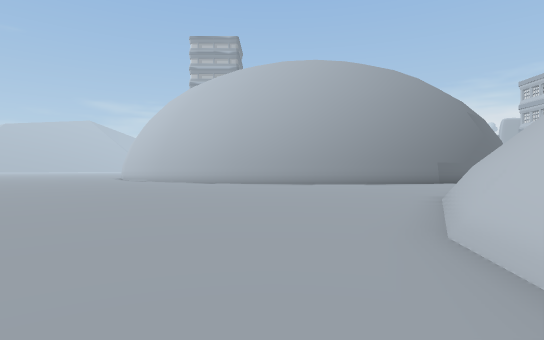
[1] (above)

24 first-person views from a walk through a 3-D level made in the Unity game engine. The camera is 1.2 m above the floor, looks level and sees 80° across. The floor is counted in squares, 2 m on a side. Each view is taken from the middle of a square. On the plan, view 1 faces up. The plan holds only what a view shows up to about 10 squares ahead; the rest is blank. The place goes on beyond the plan. Some animated figures are not drawn.

[2]
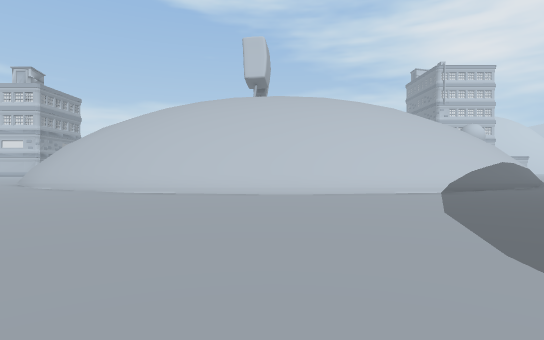

[3]
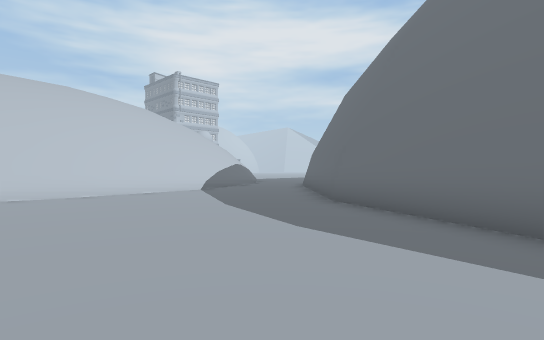

[4]
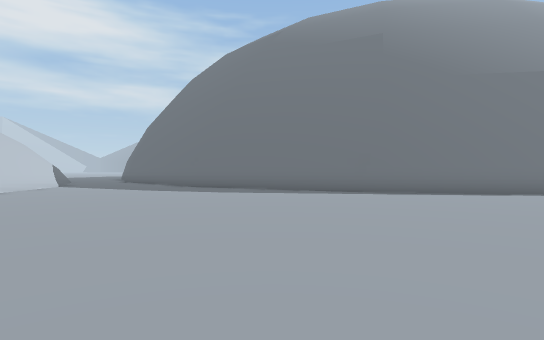

[5]
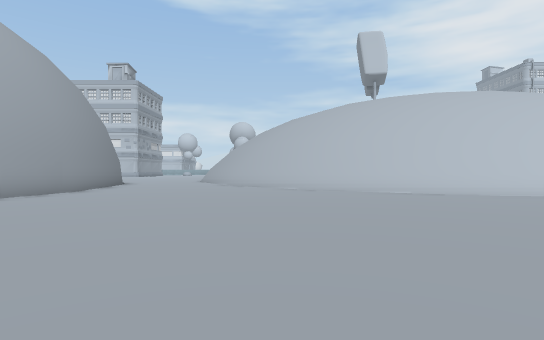

[6]
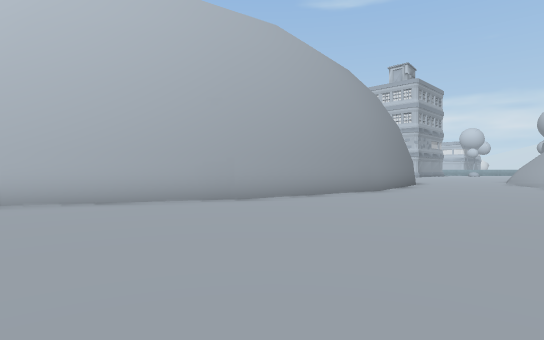

[7]
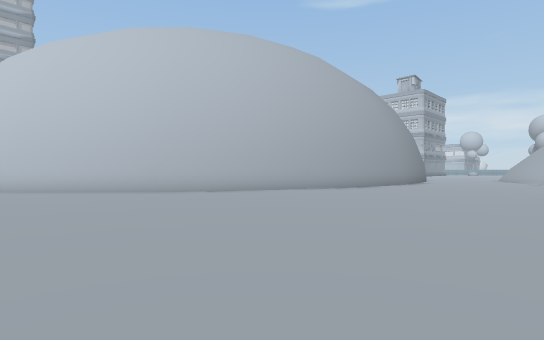

[8]
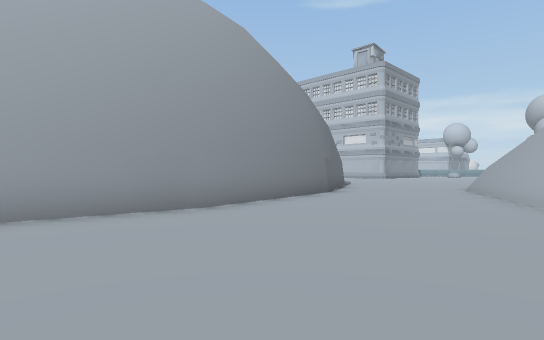

[9]
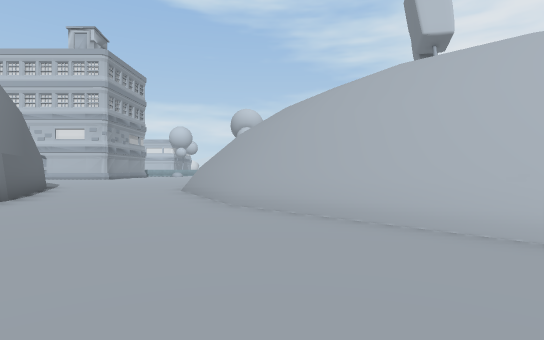

[10]
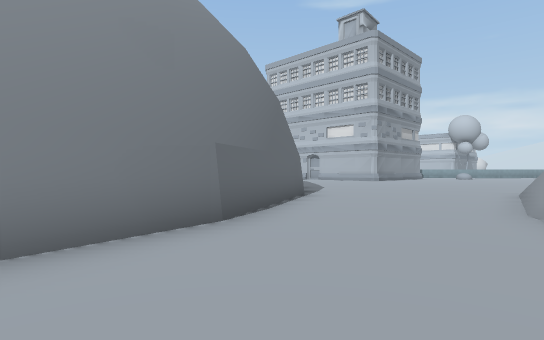

[11]
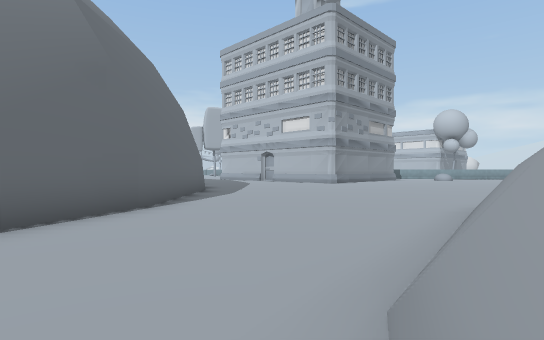

[12]
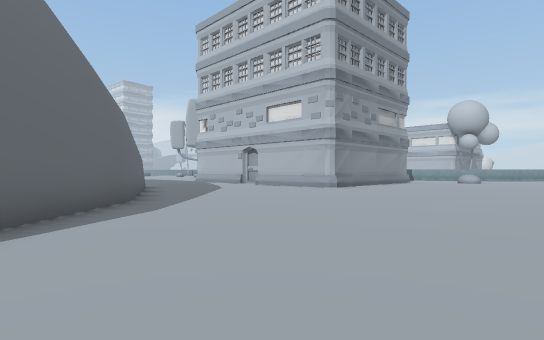

[13]
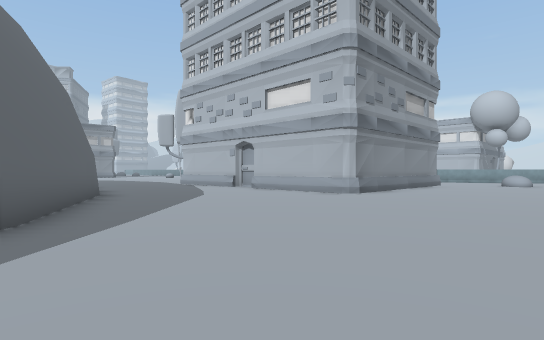

[14]
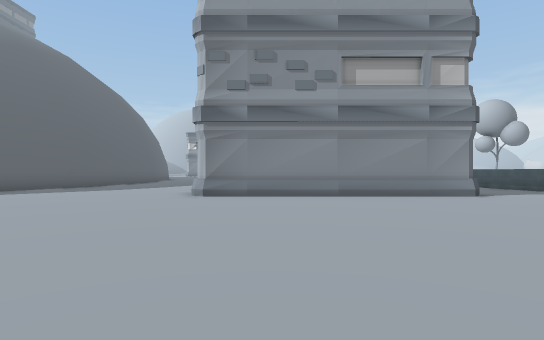

[15]
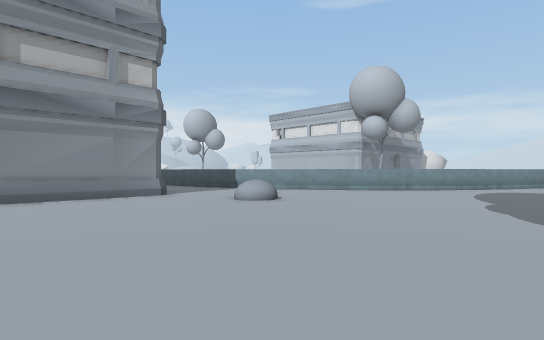

[16]
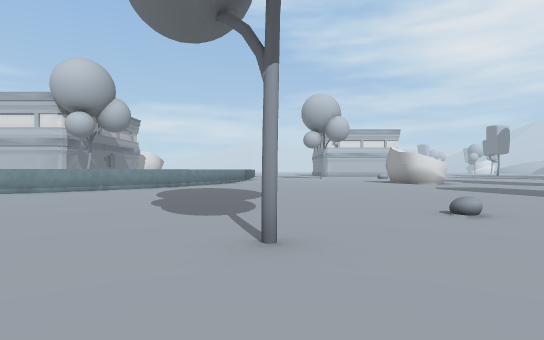

[17]
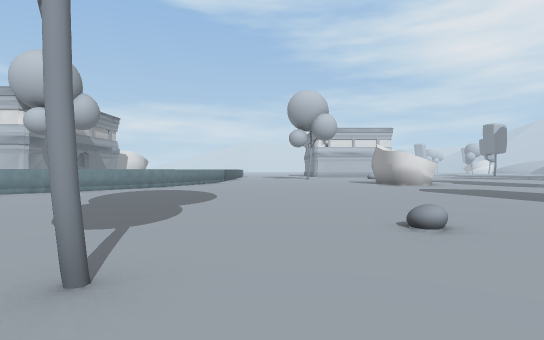

[18]
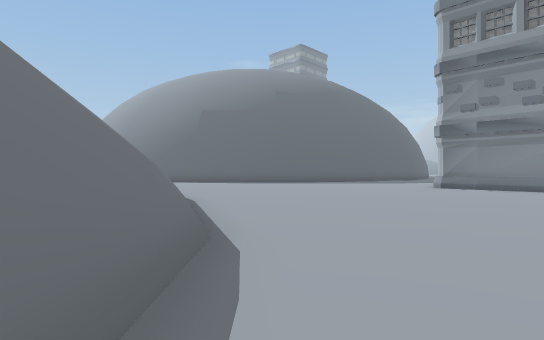

[19]
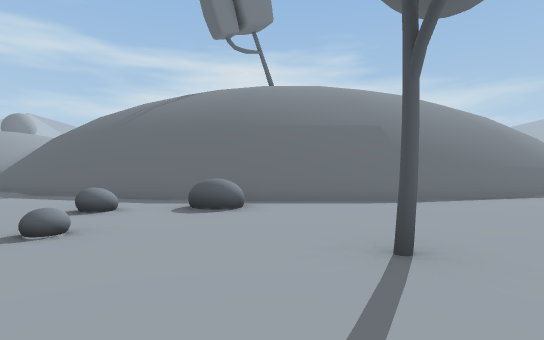

[20]
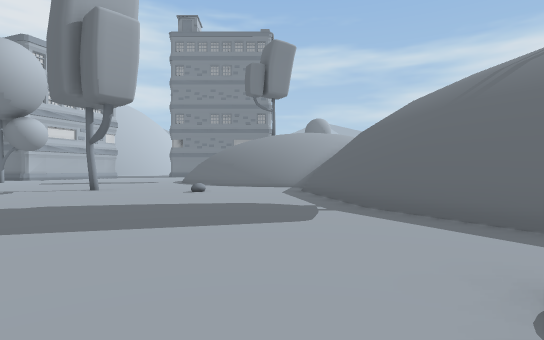

[21]
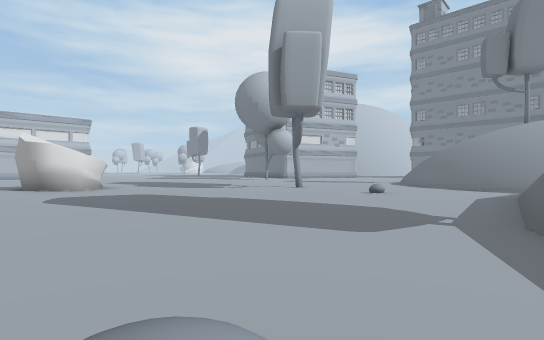

[22]
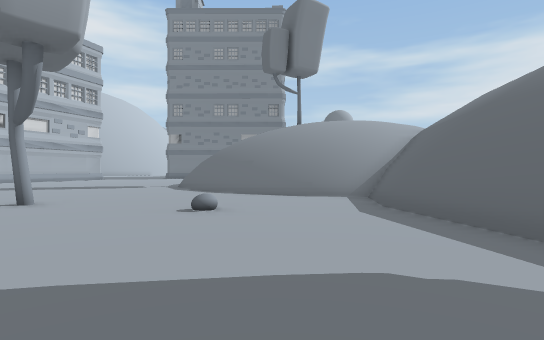

[23]
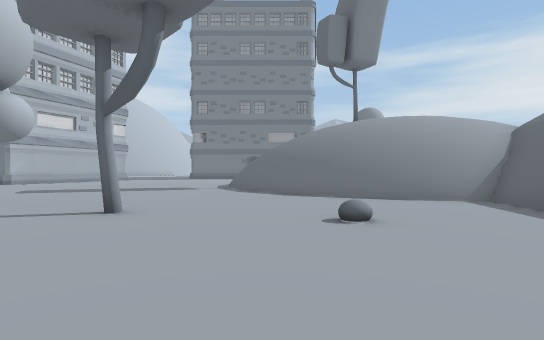

[24]
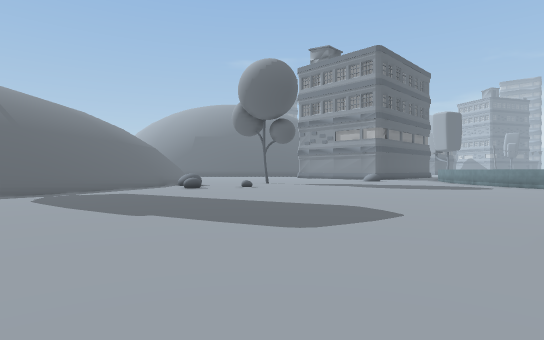

### Floor plan
Key: @ floor where view 1 was taken; # wall or solid block; . floor; / step, stairs or slope; ^ raised ledge; B building; T tree; O other object.
Columns run from 10 left of view 1 to 37 right of it. Each row starts with its distance up from view 1.
 25                            ..
 24                            ...
 23                           #....
 22                          ##.....        #
 21                         ##......       ..^
 20  ##                     #.......######B..
 19  .##                   ##...............  #
 18  ..##                 ##..................^
 17  ...##               ##................O...#
 16  ....###           ###......................^
 15  ......###       ###.........................#
 14  ........#########............................#
 13 ...............................................
 12 .......................##   ...................
 11 ....................####     #.......T.........
 10 ..................###        ###...............
  9 ................###            ###.............
  8 ...............##                ##.O..........
  7     ..........##                  ##..O........
  6     ..........#                    #............
  5    ..........##                    ##..........O
  4   ...........#                      #...........
  3  ...........##                      ##..........
  2 ............#                        #..........
  1 ............#                        #..........
  0 ..........@.#                        #.........
 -1 ............#                        ##../.....
 -2 ............#                        ##.....T...
 -3 ###.........#                        #..........
 -4   ###.......#                        ###^.......
 -5     ###.....#                           #^......
 -6       ##....##                            ^.....
 -7        ##....#                            #^....

Where each view was taken, in squares from view 1:
view 1: 0 up, 0 right, facing up
view 2: 1 down, 7 left, facing right
view 3: 0 up, 7 left, facing down-right
view 4: 6 up, 6 left, facing down
view 5: 8 up, 6 left, facing right
view 6: 9 up, 6 left, facing up-right
view 7: 8 up, 10 left, facing up-right
view 8: 9 up, 0 right, facing up-right
view 9: 9 up, 1 right, facing right
view 10: 11 up, 5 right, facing up-right
view 11: 11 up, 9 right, facing up-right
view 12: 13 up, 12 right, facing up-right
view 13: 15 up, 14 right, facing up-right
view 14: 12 up, 23 right, facing up
view 15: 12 up, 24 right, facing up-right
view 16: 11 up, 24 right, facing right
view 17: 10 up, 25 right, facing right
view 18: 8 up, 25 right, facing up-left
view 19: 12 up, 29 right, facing down-left
view 20: 8 up, 29 right, facing down
view 21: 7 up, 27 right, facing down-right
view 22: 4 up, 30 right, facing down
view 23: 3 up, 32 right, facing down
view 24: 1 up, 37 right, facing up-left
